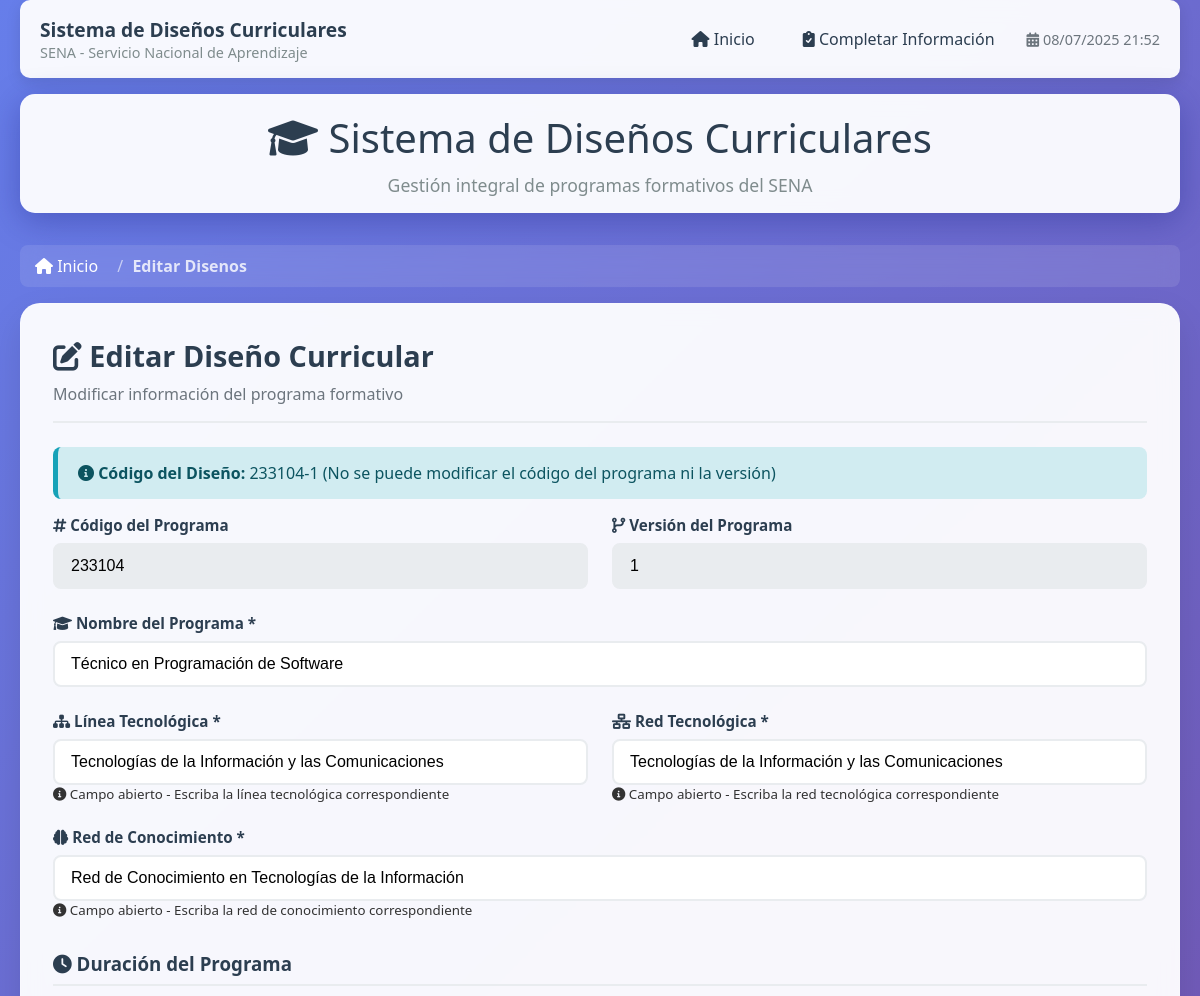
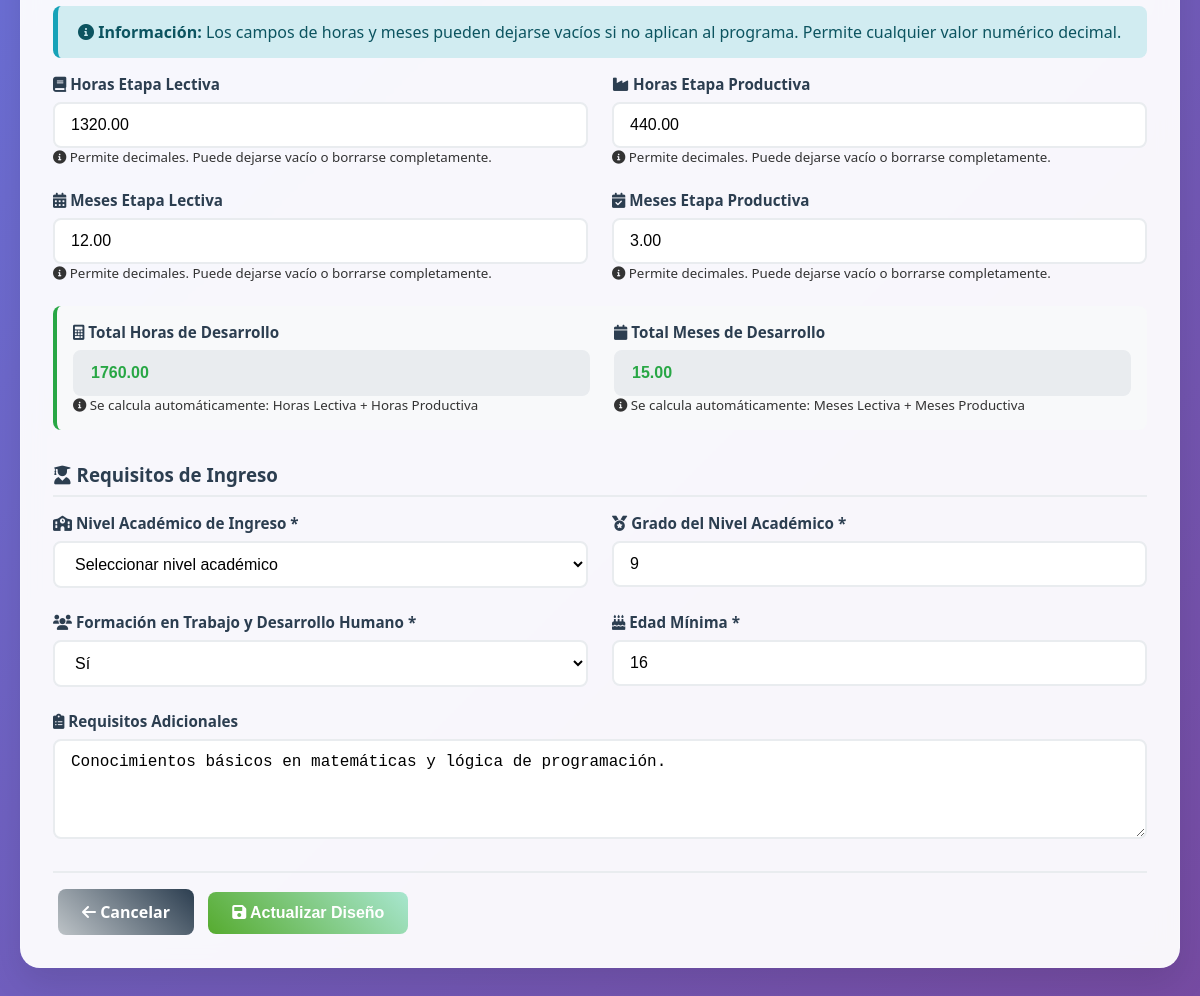
/?accion=editar&tipo=disenos&codigo=233104-1, run on the app's committed database (2 pictures, top to bottom).
### sql/conexion.php (called while the page is built, shortened)
<?php
class Conexion {
    private $host = 'localhost';
    private $dbname = 'disenos_curriculares';
    private $user = 'root';
    private $password = '';
    private $port = 3306;
    private $charset = 'utf8mb4';
    private $conexion;
    public function __construct() {
        try {
            $dsn = "mysql:host=$this->host;port=$this->port;dbname=$this->dbname;charset=$this->charset";
            $this->conexion = new PDO($dsn, $this->user, $this->password);
            $this->conexion->setAttribute(PDO::ATTR_ERRMODE, PDO::ERRMODE_EXCEPTION);
            $this->conexion->exec("SET NAMES 'utf8mb4' COLLATE 'utf8mb4_unicode_ci'");
        } catch (PDOException $e) {
            error_log('Error de conexión a la base de datos: ' . $e->getMessage());
            throw new Exception('Error de conexión a la base de datos');
        }
    }
    public function obtenerConexion() {
        return $this->conexion;
    }
}
?>

### math/forms/metodosDisenos.php (called while the page is built, shortened)
<?php
require_once __DIR__ . '/../../sql/conexion.php';
class MetodosDisenos extends Conexion {
    private $conexion;
    public function __construct() {
        $this->conexion = new Conexion();
        $this->conexion = $this->conexion->obtenerConexion();
    }
    public function obtenerDiseñoPorCodigo($codigoDiseño) {
        try {
            $stmt = $this->conexion->prepare("SELECT * FROM diseños WHERE codigoDiseño = ?");
            $stmt->execute([$codigoDiseño]);
            return $stmt->fetch(PDO::FETCH_ASSOC);
        } catch (PDOException $e) {
            throw new Exception("Error al obtener diseño: " . $e->getMessage());
        }
    }
}
?>

### app/forms/vistas/editar_disenos.php (the view, shortened to what this page needs)
<div class="card-header">
    <h2 class="card-title"><i class="fas fa-edit"></i> Editar Diseño Curricular</h2>
    <p class="card-subtitle">Modificar información del programa formativo</p>
</div>
<?php if (!$diseño_actual): ?>
    <div class="alert alert-danger">
        <i class="fas fa-exclamation-triangle"></i>
        No se encontró el diseño curricular especificado.
    </div>
    <a href="?accion=listar" class="btn btn-primary">
        <i class="fas fa-arrow-left"></i> Volver al listado
    </a>
<?php else: ?>
<form method="POST" id="formEditarDiseño">
    <div class="alert alert-info">
        <i class="fas fa-info-circle"></i>
        <strong>Código del Diseño:</strong> <?php echo htmlspecialchars($diseño_actual['codigoDiseño'] ?? ''); ?>
        (No se puede modificar el código del programa ni la versión)
    </div>
    <div class="form-row">
        <div class="form-group">
            <label><i class="fas fa-hashtag"></i> Código del Programa</label>
            <input type="text" class="form-control" readonly
                   value="<?php echo htmlspecialchars($diseño_actual['codigoPrograma'] ?? ''); ?>"
                   style="background: #e9ecef;">
        </div>
        <div class="form-group">
            <label><i class="fas fa-code-branch"></i> Versión del Programa</label>
            <input type="text" class="form-control" readonly
                   value="<?php echo htmlspecialchars($diseño_actual['versionPrograma'] ?? ''); ?>"
                   style="background: #e9ecef;">
        </div>
    </div>
    <div class="form-row">
        <div class="form-group" style="grid-column: 1 / -1;">
            <label for="nombrePrograma"><i class="fas fa-graduation-cap"></i> Nombre del Programa *</label>
            <input type="text" id="nombrePrograma" name="nombrePrograma" class="form-control" required
                   value="<?php echo htmlspecialchars($diseño_actual['nombrePrograma'] ?? ''); ?>"
                   placeholder="Ejemplo: Tecnólogo en Desarrollo de Software">
        </div>
    </div>
    <div class="form-row">
        <div class="form-group">
            <label for="lineaTecnologica"><i class="fas fa-sitemap"></i> Línea Tecnológica *</label>
            <input type="text" id="lineaTecnologica" name="lineaTecnologica" class="form-control" required
                   value="<?php echo htmlspecialchars($diseño_actual['lineaTecnologica'] ?? ''); ?>"
                   placeholder="Ejemplo: Tecnologías de la Información y las Comunicaciones">
            <small class="text-muted">
                <i class="fas fa-info-circle"></i> Campo abierto - Escriba la línea tecnológica correspondiente
            </small>
        </div>
        <div class="form-group">
            <label for="redTecnologica"><i class="fas fa-network-wired"></i> Red Tecnológica *</label>
            <input type="text" id="redTecnologica" name="redTecnologica" class="form-control" required
                   value="<?php echo htmlspecialchars($diseño_actual['redTecnologica'] ?? ''); ?>"
                   placeholder="Ejemplo: Tecnologías de la Información y las Comunicaciones">
            <small class="text-muted">
                <i class="fas fa-info-circle"></i> Campo abierto - Escriba la red tecnológica correspondiente
            </small>
        </div>
    </div>
    <div class="form-row">
        <div class="form-group" style="grid-column: 1 / -1;">
            <label for="redConocimiento"><i class="fas fa-brain"></i> Red de Conocimiento *</label>
            <input type="text" id="redConocimiento" name="redConocimiento" class="form-control" required
                   value="<?php echo htmlspecialchars($diseño_actual['redConocimiento'] ?? ''); ?>"
                   placeholder="Ejemplo: Red de Conocimiento en Tecnologías de la Información">
            <small class="text-muted">
                <i class="fas fa-info-circle"></i> Campo abierto - Escriba la red de conocimiento correspondiente
            </small>
        </div>
    </div>
    <h3 style="margin: 2rem 0 1rem 0; color: #2c3e50; border-bottom: 2px solid #e9ecef; padding-bottom: 0.5rem;">
        <i class="fas fa-clock"></i> Duración del Programa
    </h3>
    <div class="alert alert-info" style="margin-bottom: 1rem;">
        <i class="fas fa-info-circle"></i>
        <strong>Información:</strong> Los campos de horas y meses pueden dejarse vacíos si no aplican al programa. Permite cualquier valor numérico decimal.
    </div>
    <div class="form-row">
        <div class="form-group">
            <label for="horasDesarrolloLectiva"><i class="fas fa-book"></i> Horas Etapa Lectiva</label>
            <input type="text" id="horasDesarrolloLectiva" name="horasDesarrolloLectiva" class="form-control"
                   value="<?php echo htmlspecialchars($diseño_actual['horasDesarrolloLectiva'] ?? ''); ?>"
                   placeholder="Ejemplo: 1440.50 (puede dejarse vacío)"
                   pattern="^$|^\d*\.?\d+$" title="Ingrese un número decimal válido o deje vacío">
            <small class="text-muted">
                <i class="fas fa-info-circle"></i> Permite decimales. Puede dejarse vacío o borrarse completamente.
            </small>
        </div>
        <div class="form-group">
            <label for="horasDesarrolloProductiva"><i class="fas fa-industry"></i> Horas Etapa Productiva</label>
            <input type="text" id="horasDesarrolloProductiva" name="horasDesarrolloProductiva" class="form-control"
                   value="<?php echo htmlspecialchars($diseño_actual['horasDesarrolloProductiva'] ?? ''); ?>"
                   placeholder="Ejemplo: 880.75 (puede dejarse vacío)"
                   pattern="^$|^\d*\.?\d+$" title="Ingrese un número decimal válido o deje vacío">
            <small class="text-muted">
                <i class="fas fa-info-circle"></i> Permite decimales. Puede dejarse vacío o borrarse completamente.
            </small>
        </div>
    </div>
    <div class="form-row">
        <div class="form-group">
            <label for="mesesDesarrolloLectiva"><i class="fas fa-calendar-alt"></i> Meses Etapa Lectiva</label>
            <input type="text" id="mesesDesarrolloLectiva" name="mesesDesarrolloLectiva" class="form-control"
                   value="<?php echo htmlspecialchars($diseño_actual['mesesDesarrolloLectiva'] ?? ''); ?>"
                   placeholder="Ejemplo: 18.5 (puede dejarse vacío)"
                   pattern="^$|^\d*\.?\d+$" title="Ingrese un número decimal válido o deje vacío">
            <small class="text-muted">
                <i class="fas fa-info-circle"></i> Permite decimales. Puede dejarse vacío o borrarse completamente.
            </small>
        </div>
        <div class="form-group">
            <label for="mesesDesarrolloProductiva"><i class="fas fa-calendar-check"></i> Meses Etapa Productiva</label>
            <input type="text" id="mesesDesarrolloProductiva" name="mesesDesarrolloProductiva" class="form-control"
                   value="<?php echo htmlspecialchars($diseño_actual['mesesDesarrolloProductiva'] ?? ''); ?>"
                   placeholder="Ejemplo: 6.0 (puede dejarse vacío)"
                   pattern="^$|^\d*\.?\d+$" title="Ingrese un número decimal válido o deje vacío">
            <small class="text-muted">
                <i class="fas fa-info-circle"></i> Permite decimales. Puede dejarse vacío o borrarse completamente.
            </small>
        </div>
    </div>
    <div class="form-row" style="background: #f8f9fa; padding: 1rem; border-radius: 8px; margin: 1rem 0; border-left: 4px solid #28a745;">
        <div class="form-group">
            <label><i class="fas fa-calculator"></i> Total Horas de Desarrollo</label>
            <input type="text" id="totalHoras" name="horasDesarrolloDiseño" class="form-control" readonly
                   value="<?php echo number_format($diseño_actual['horasDesarrolloDiseño'] ?? 0, 2); ?>"
                   style="background: #e9ecef; font-weight: bold; color: #28a745;">
            <small class="text-muted">
                <i class="fas fa-info-circle"></i> Se calcula automáticamente: Horas Lectiva + Horas Productiva
            </small>
        </div>
        <div class="form-group">
            <label><i class="fas fa-calendar"></i> Total Meses de Desarrollo</label>
            <input type="text" id="totalMeses" name="mesesDesarrolloDiseño" class="form-control" readonly
                   value="<?php echo number_format($diseño_actual['mesesDesarrolloDiseño'] ?? 0, 2); ?>"
                   style="background: #e9ecef; font-weight: bold; color: #28a745;">
            <small class="text-muted">
                <i class="fas fa-info-circle"></i> Se calcula automáticamente: Meses Lectiva + Meses Productiva
            </small>
        </div>
    </div>
    <h3 style="margin: 2rem 0 1rem 0; color: #2c3e50; border-bottom: 2px solid #e9ecef; padding-bottom: 0.5rem;">
        <i class="fas fa-user-graduate"></i> Requisitos de Ingreso
    </h3>
    <div class="form-row">
        <div class="form-group">
            <label for="nivelAcademicoIngreso"><i class="fas fa-school"></i> Nivel Académico de Ingreso *</label>
            <select id="nivelAcademicoIngreso" name="nivelAcademicoIngreso" class="form-control" required>
                <option value="">Seleccionar nivel académico</option>
            </select>
        </div>
        <div class="form-group">
            <label for="gradoNivelAcademico"><i class="fas fa-medal"></i> Grado del Nivel Académico *</label>
            <input type="number" id="gradoNivelAcademico" name="gradoNivelAcademico" class="form-control" required
                   min="1" max="15" value="<?php echo htmlspecialchars($diseño_actual['gradoNivelAcademico'] ?? ''); ?>">
        </div>
    </div>
    <div class="form-row">
        <div class="form-group">
            <label for="formacionTrabajoDesarrolloHumano"><i class="fas fa-users"></i> Formación en Trabajo y Desarrollo Humano *</label>
            <select id="formacionTrabajoDesarrolloHumano" name="formacionTrabajoDesarrolloHumano" class="form-control" required>
                <option value="Si" <?php echo ($diseño_actual['formacionTrabajoDesarrolloHumano'] ?? '') === 'Si' ? 'selected' : ''; ?>>Sí</option>
            </select>
        </div>
        <div class="form-group">
            <label for="edadMinima"><i class="fas fa-birthday-cake"></i> Edad Mínima *</label>
            <input type="number" id="edadMinima" name="edadMinima" class="form-control" required
                   min="14" max="80" value="<?php echo htmlspecialchars($diseño_actual['edadMinima'] ?? ''); ?>">
        </div>
    </div>
    <div class="form-row">
        <div class="form-group" style="grid-column: 1 / -1;">
            <label for="requisitosAdicionales"><i class="fas fa-clipboard-list"></i> Requisitos Adicionales</label>
            <textarea id="requisitosAdicionales" name="requisitosAdicionales" class="form-control" rows="4"
                      placeholder="Describe cualquier requisito adicional para el ingreso al programa..."><?php echo htmlspecialchars($diseño_actual['requisitosAdicionales'] ?? ''); ?></textarea>
        </div>
    </div>
    <div class="flex-between" style="margin-top: 2rem; padding-top: 1rem; border-top: 2px solid #e9ecef;">
        <a href="?accion=listar" class="btn btn-secondary">
            <i class="fas fa-arrow-left"></i> Cancelar
        </a>
        <button type="submit" class="btn btn-success">
            <i class="fas fa-save"></i> Actualizar Diseño
        </button>
    </div>
</form>
<?php endif; ?>

### assets/css/forms/estilosPrincipales.css (style rules this page uses)
* { margin: 0; padding: 0; box-sizing: border-box; }
body { font-family: 'Segoe UI', Tahoma, Geneva, Verdana, sans-serif; background: linear-gradient(135deg, #667eea 0%, #764ba2 100%); min-height: 100vh; color: #333; }
.card-header { border-bottom: 2px solid #e9ecef; padding-bottom: 1rem; margin-bottom: 1.5rem; }
.card-title { font-size: 1.8rem; color: #2c3e50; font-weight: 600; margin-bottom: 0.5rem; }
.card-subtitle { color: #6c757d; font-size: 1rem; }
.form-row { display: grid; grid-template-columns: repeat(auto-fit, minmax(300px, 1fr)); gap: 1.5rem; margin-bottom: 1.5rem; }
.form-group { display: flex; flex-direction: column; }
.form-group label { font-weight: 600; color: #2c3e50; margin-bottom: 0.5rem; font-size: 0.95rem; }
.form-control { padding: 12px 16px; border: 2px solid #e9ecef; border-radius: 8px; font-size: 1rem; transition: all 0.3s ease; background: white; }
textarea.form-control { resize: vertical; min-height: 100px; }
.btn { padding: 12px 24px; border: none; border-radius: 8px; font-size: 1rem; font-weight: 600; cursor: pointer; transition: all 0.3s ease; text-decoration: none; display: inline-block; text-align: center; margin: 0 5px; }
.btn-success { background: linear-gradient(45deg, #56ab2f, #a8e6cf); color: white; }
.btn-secondary { background: linear-gradient(45deg, #bdc3c7, #2c3e50); color: white; }
.alert { padding: 15px 20px; border-radius: 8px; margin-bottom: 1rem; border-left: 5px solid; }
.alert-info { background: #d1ecf1; color: #0c5460; border-color: #17a2b8; }

### data on the page
diseños: codigoDiseño "233104-1", codigoPrograma "233104", versionPrograma "1", nombrePrograma "Técnico en Programación de Software", lineaTecnologica "Tecnologías de la Información y las Comunicaciones", redTecnologica "Tecnologías de la Información y las Comunicaciones", redConocimiento "Red de Conocimiento en Tecnologías de la Información", horasDesarrolloLectiva "1320.00", horasDesarrolloProductiva "440.00", mesesDesarrolloLectiva "12.00", mesesDesarrolloProductiva "3.00", horasDesarrolloDiseño "1760.00", mesesDesarrolloDiseño "15.00", gradoNivelAcademico "9", formacionTrabajoDesarrolloHumano "Sí", edadMinima "16", requisitosAdicionales "Conocimientos básicos en matemáticas y lógica de programación."

### other printed values
$tipo "Disenos"
